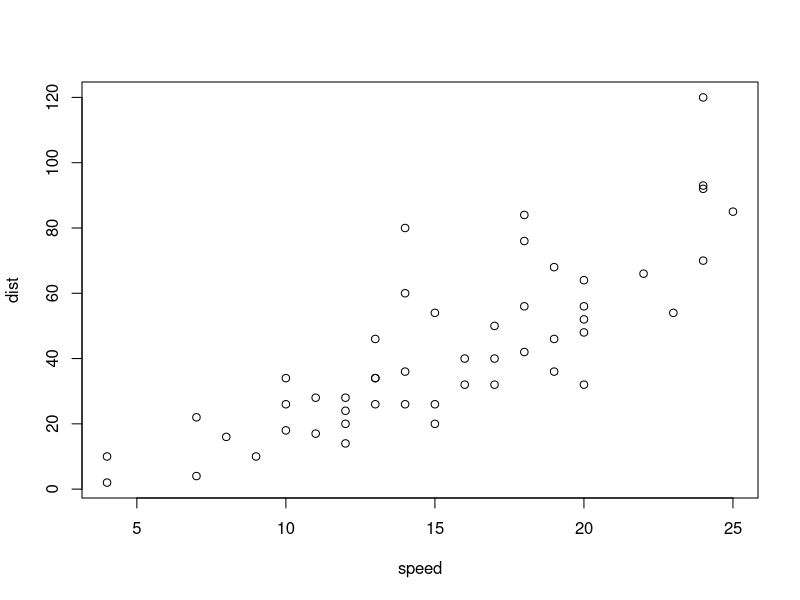
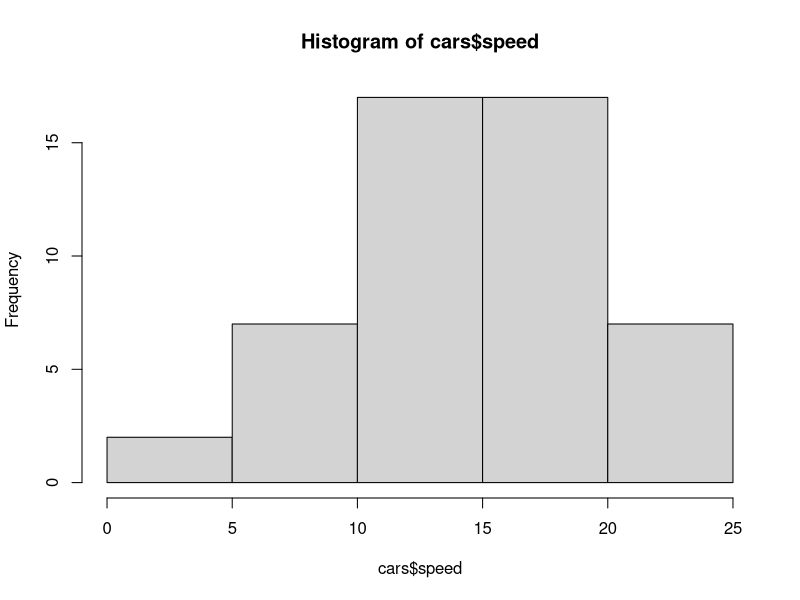
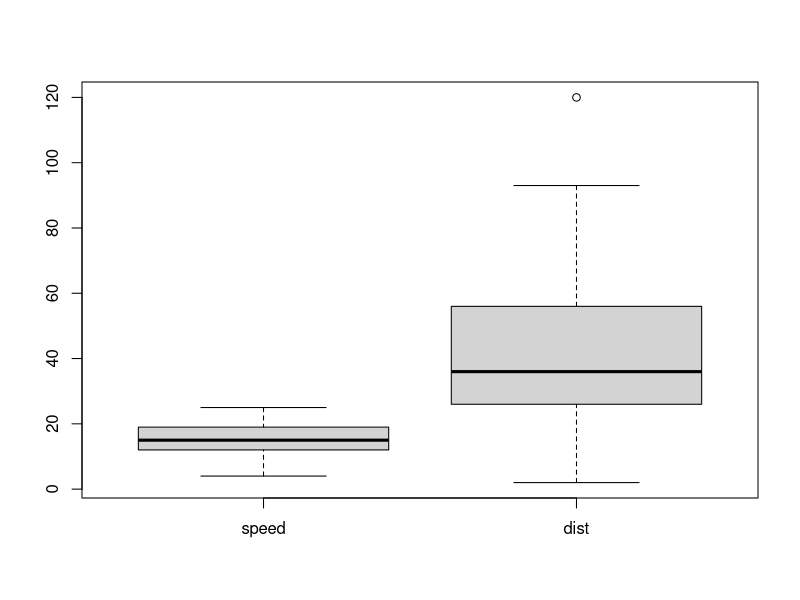

Write the R code that produced these figures, in order.
## ---- chunk 1
library(tidyverse)
knitr::opts_chunk$set(fig.width = 6, fig.height = 4.5, fig.align = "center", collapse = TRUE)
set.seed(1234)
## ---- chunk 2
1+1
## ---- chunk 3
#| echo: false

1+1+1
5*5
3*(4+3)
1000/(10^2)
sqrt(144)
sin(60)
## ---- chunk 4
x <- 5
## ---- chunk 5
x
## ---- chunk 6
y <- c(23, 45, 34)
z <- c("ja", "nein", "vielleicht")
## ---- chunk 7
y <- c(23, 45, 34)
class(y)
## ---- chunk 8
d <- tibble(sub = c("sub-01", "sub-02", "sub-03", "sub-04"),
            age = c(43, 54, 33, 29),
            accuracy = c(89, 77, 95, 98)
            )
## ---- chunk 9
mean(c(12, 34, 56, 78))
## ---- chunk 10
data_iq <- rnorm(100, mean = 100, sd = 15) # diese Zeile generiert 100 Messungen
## ---- chunk 11
glimpse(d)
## ---- chunk 12
summary(cars)
## ---- chunk 13
cars$speed 
## ---- chunk 14
cars$dist 
## ---- chunk 15
plot(cars)
## ---- chunk 16
hist(cars$speed)
## ---- chunk 17
boxplot(cars)
## ---- chunk 18
?cor()
